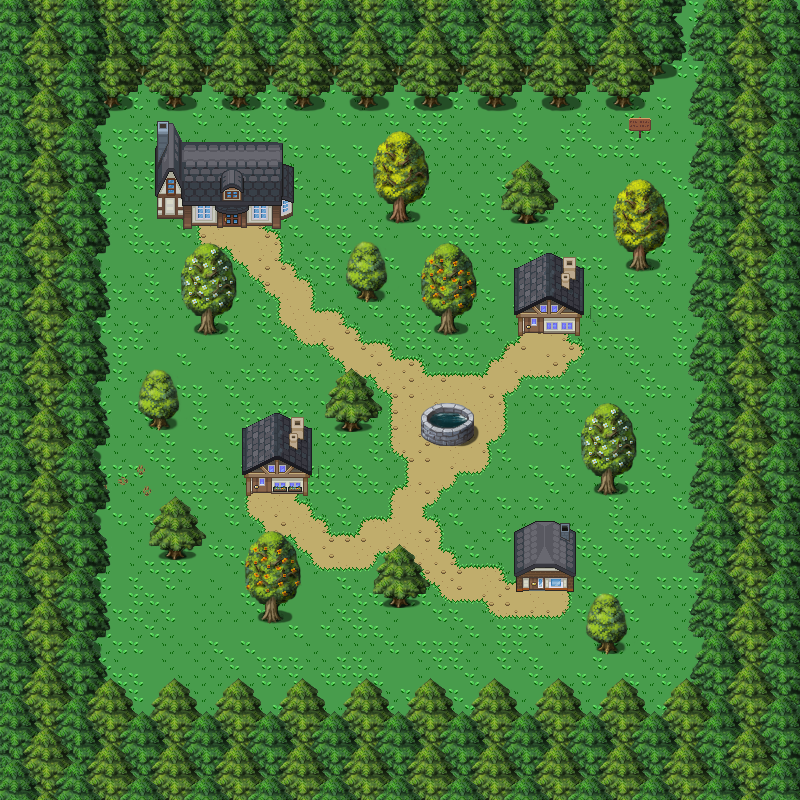

The image is a tile-based game level rendered from a .tmx file. Its description and source (layers, tilesets, objects; grid data summarised) follow:
An orthogonal 50x50 tile map with 16x16 px tiles, 9 tile layers (ways, floor, prints, house, ...), 4 tilesets and 32 objects (26x collision, ange1_path1, ange2_path1, player, player1, ...).

<map version="1.8" tiledversion="1.8.2" orientation="orthogonal" renderorder="right-down" width="50" height="50" tilewidth="16" tileheight="16" infinite="0" nextlayerid="19" nextobjectid="56">
 <tileset firstgid="1" source="tileset_nature2.tsx" />
 <tileset firstgid="1025" source="houses.tsx" />
 <tileset firstgid="1862" source="grass_tileset_16x16.tsx" />
 <tileset firstgid="2118" source="nature.tsx" />
 <layer id="11" name="ways" width="50" height="50">
  <data>[2500 cells, 2500 non-empty, 3 distinct tile ids]</data>
 </layer>
 <layer id="1" name="floor" width="50" height="50">
  <data>[2500 cells, 2423 non-empty, 15 distinct tile ids]</data>
 </layer>
 <layer id="16" name="prints" width="50" height="50">
  <data>[2500 cells, 8 non-empty, 8 distinct tile ids]</data>
 </layer>
 <layer id="9" name="house" width="50" height="50">
  <data>[2500 cells, 147 non-empty, 147 distinct tile ids]</data>
 </layer>
 <layer id="10" name="decorations" width="50" height="50">
  <data>[2500 cells, 77 non-empty, 41 distinct tile ids]</data>
 </layer>
 <layer id="18" name="forest0" width="50" height="50">
  <data>[2500 cells, 266 non-empty, 42 distinct tile ids]</data>
 </layer>
 <layer id="2" name="forest1" width="50" height="50">
  <data>[2500 cells, 700 non-empty, 52 distinct tile ids]</data>
 </layer>
 <layer id="8" name="forest2" width="50" height="50">
  <data>[2500 cells, 320 non-empty, 32 distinct tile ids]</data>
 </layer>
 <layer id="15" name="top" width="50" height="50">
  <data>[2500 cells, 275 non-empty, 149 distinct tile ids]</data>
 </layer>
 <objectgroup id="17" name="npc_paths">
  <object id="41" name="ange1_path1" x="464" y="528.5" width="16.5" height="15.5" />
  <object id="54" name="ange2_path1" x="592" y="368" width="16.6667" height="16.6667" />
 </objectgroup>
 <objectgroup id="14" name="objects">
  <object id="6" type="collision" x="0" y="718.667" width="801.333" height="81.3333" />
  <object id="7" type="collision" x="704.286" y="5.71429" width="97.1429" height="710" />
  <object id="8" type="collision" x="1.42857" y="0" width="654.286" height="108.762" />
  <object id="9" type="collision" x="-1.42857" y="109.429" width="98.5714" height="620.571" />
  <object id="10" type="collision" x="657.143" y="0" width="50" height="71.4286" />
  <object id="14" type="collision" x="242" y="433" width="69.5" height="62.5" />
  <object id="17" type="collision" x="514" y="544" width="62" height="48.5" />
  <object id="26" type="collision" x="183.5" y="160" width="99" height="68" />
  <object id="27" type="collision" x="281.5" y="163.5" width="12.5" height="54.5" />
  <object id="29" type="collision" x="155" y="159.5" width="29" height="59" />
  <object id="31" type="collision" x="626.167" y="256" width="26.1667" height="20.8333" />
  <object id="42" type="collision" x="593.5" y="480.667" width="26.1667" height="20.8333" />
  <object id="43" type="collision" x="433.5" y="320" width="26.1667" height="20.8333" />
  <object id="44" type="collision" x="353.5" y="288" width="26.1667" height="20.8333" />
  <object id="45" type="collision" x="338.167" y="416.667" width="26.1667" height="20.8333" />
  <object id="46" type="collision" x="593.5" y="640" width="26.1667" height="20.8333" />
  <object id="47" type="collision" x="384.833" y="593.333" width="26.1667" height="20.8333" />
  <object id="48" type="collision" x="257.5" y="608.667" width="26.1667" height="20.8333" />
  <object id="49" type="collision" x="161.5" y="544" width="26.1667" height="20.8333" />
  <object id="50" type="collision" x="145.5" y="416.667" width="26.1667" height="20.8333" />
  <object id="51" type="collision" x="193.5" y="320" width="26.1667" height="20.8333" />
  <object id="52" type="collision" x="386.167" y="208.667" width="26.1667" height="20.8333" />
  <object id="53" type="collision" x="514.833" y="208.667" width="26.1667" height="20.8333" />
  <object id="32" type="collision" x="629.5" y="129.5" width="20.5" height="9" />
  <object id="33" type="collision" x="514" y="272.5" width="70" height="64" />
  <object id="34" name="player" x="523.5" y="458">
   <point />
  </object>
  <object id="37" type="collision" x="420.667" y="416" width="52.6667" height="30">
   <ellipse />
  </object>
  <object id="38" name="player1" x="754.667" y="282.667">
   <point />
  </object>
  <object id="39" name="teleport_Teiko" x="737.333" y="268" width="54.6667" height="45.3333" />
  <object id="40" name="player2" x="756" y="162.667">
   <point />
  </object>
 </objectgroup>
</map>
